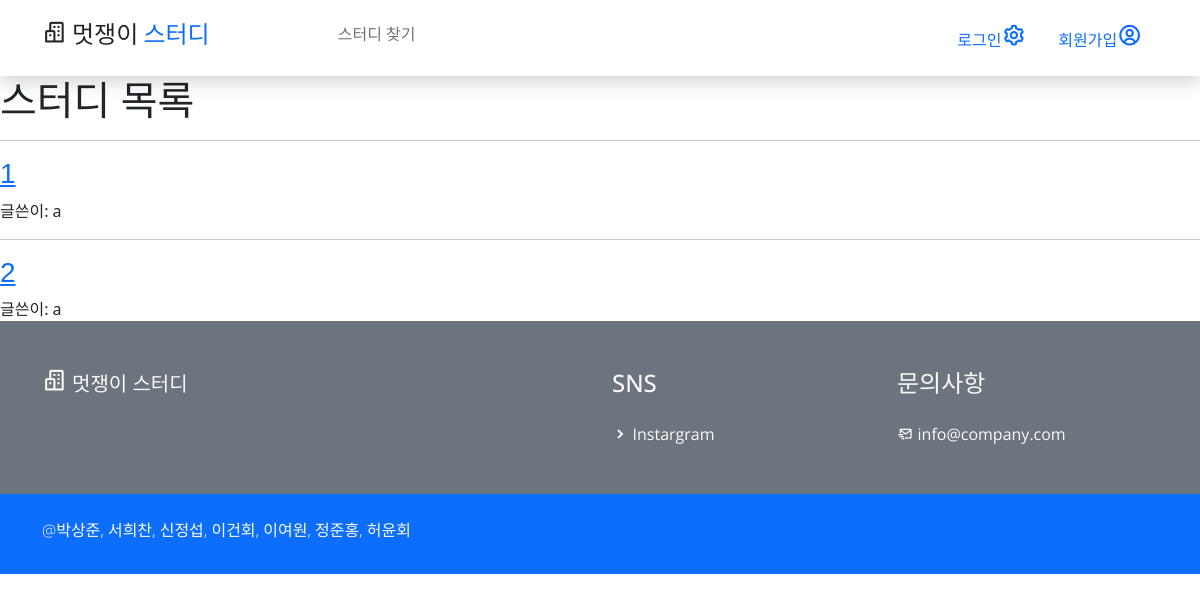
Before: /study/ with the older database file.
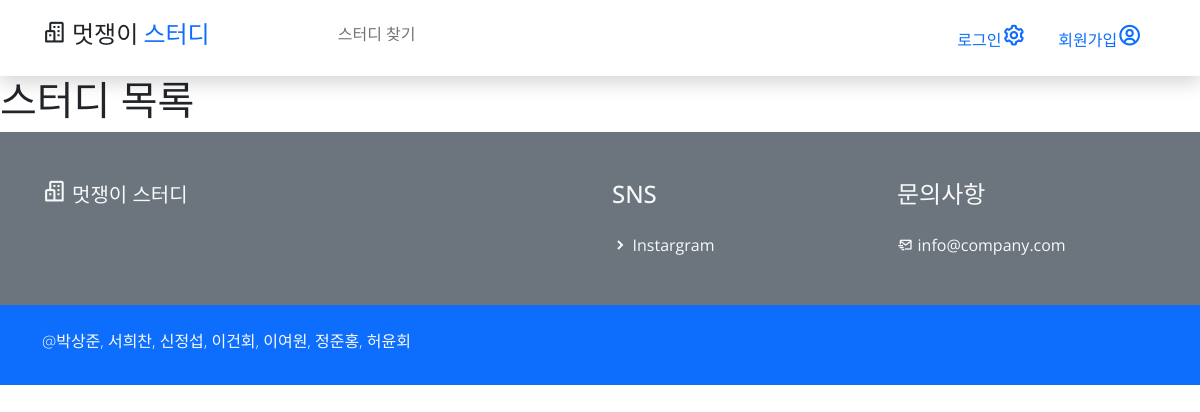
After: the same page with the newer database file.
### study/models.py (models this page shows)
class study(models.Model):
    writer = models.ForeignKey(User, on_delete=models.CASCADE)  # 작성자, User 모델 사용
    name = models.CharField(max_length=50)  # 스터디명
    section = models.CharField(max_length=30)  # 분야
    intro = models.CharField(max_length=100)  # 스터디 한줄 소개
    qualification = models.CharField(max_length=100)  # 스터디 참가 대상
    member_start = models.IntegerField(default=1)  # 모집 인원 시작
    member_end = models.IntegerField(default=1)  # 모집 인원 끝
    start_date = models.DateField()  # 활동 기간(시작일)
    due_date = models.DateField()  # 활동 기간(마감일
    body = models.TextField()  # 스터디 정보
    body = models.TextField()  # 스터디 정보
    difficulty = models.IntegerField(default=0)  # 스터디 난이도(빡센 정도 1~10으로 입력받을 예정)
    phnum = models.CharField(max_length=13)  # 대표자 연락처
    image = models.FileField(
        upload_to="image/", null=True
    )  # 스터디 관련 이미지(있으면 글 썸네일, 없으면 메인 로고가 글 썸네일)
    study_member_request = models.ManyToManyField(
        User, related_name="study_member_request", through="member_request"
    )  # 가입신청 유저들
    study_member = models.ManyToManyField(
        User, related_name="study_member", through="member"
    )  # 가입된 유저들
    is_over = models.BooleanField()

### study/views.py (the view)
# urls.py: path("", studylist, name="studylist"),  # 스터디 목록 페이지
def studylist(request):
    posts = study.objects.all()
    return render(request, "study/studylist.html", {"posts": posts})

### study/templates/study/studylist.html
{% extends 'base.html' %}
{% load static %}
{% block content %}
<h1>스터디 목록</h1>
<section>
{%for post in posts%}
<hr>
<div>
    <a href="{%url 'study:detail' post.id%}"><h3 style="font-family: 'Nanum Gothic Coding', sans-serif;">{{post.name}}</h3></a>
    글쓴이: {{post.writer}}
</div>
{%endfor%}
</section>
{% endblock %}

Changed rows visible on the page:
removed study: name "1", writer "a"
removed study: name "2", writer "a"
